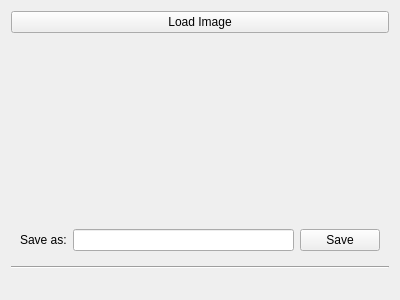
<?xml version="1.0" encoding="UTF-8"?>
<ui version="4.0">
 <class>ResourceConverter</class>
 <widget class="QWidget" name="ResourceConverter">
  <property name="geometry">
   <rect>
    <x>0</x>
    <y>0</y>
    <width>400</width>
    <height>300</height>
   </rect>
  </property>
  <property name="windowTitle">
   <string>Form</string>
  </property>
  <layout class="QVBoxLayout" name="verticalLayout">
   <item>
    <widget class="QPushButton" name="loadButton">
     <property name="text">
      <string>Load Image</string>
     </property>
    </widget>
   </item>
   <item>
    <widget class="QFrame" name="previewFrame">
     <property name="sizePolicy">
      <sizepolicy hsizetype="Expanding" vsizetype="Expanding">
       <horstretch>0</horstretch>
       <verstretch>0</verstretch>
      </sizepolicy>
     </property>
     <layout class="QHBoxLayout" name="horizontalLayout">
      <item>
       <widget class="QLabel" name="previewLabel">
        <property name="sizePolicy">
         <sizepolicy hsizetype="Expanding" vsizetype="Expanding">
          <horstretch>0</horstretch>
          <verstretch>0</verstretch>
         </sizepolicy>
        </property>
        <property name="maximumSize">
         <size>
          <width>256</width>
          <height>256</height>
         </size>
        </property>
        <property name="text">
         <string/>
        </property>
        <property name="alignment">
         <set>Qt::AlignCenter</set>
        </property>
       </widget>
      </item>
     </layout>
    </widget>
   </item>
   <item>
    <widget class="QFrame" name="saveFrame">
     <layout class="QHBoxLayout" name="horizontalLayout_2">
      <item>
       <widget class="QLabel" name="saveAsLabel">
        <property name="text">
         <string>Save as:</string>
        </property>
       </widget>
      </item>
      <item>
       <widget class="QLineEdit" name="saveLineEdit"/>
      </item>
      <item>
       <widget class="QPushButton" name="saveButton">
        <property name="text">
         <string>Save</string>
        </property>
        <property name="shortcut">
         <string>Return</string>
        </property>
       </widget>
      </item>
     </layout>
    </widget>
   </item>
   <item>
    <widget class="Line" name="statusLine">
     <property name="orientation">
      <enum>Qt::Horizontal</enum>
     </property>
    </widget>
   </item>
   <item>
    <widget class="QLabel" name="statusMessage">
     <property name="text">
      <string/>
     </property>
     <property name="alignment">
      <set>Qt::AlignCenter</set>
     </property>
    </widget>
   </item>
  </layout>
 </widget>
 <resources/>
 <connections/>
</ui>
